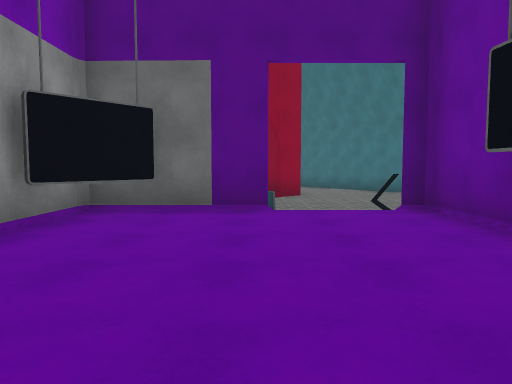
[1] (above)

24 first-person views from a walk through a Unity game level. The camera is 1.3 m above the floor, tilts 4° down and sees 70° across. The floor is counted in squares, 2 m on a side. Each view is taken from the middle of a square. On the plan, view 1 faces up. The plan holds only what a view shows up to about 11 squares ahead; the rest is blank. The place goes on beyond the plan. Surface patterns are stand-ins for the level's own textures.

[2]
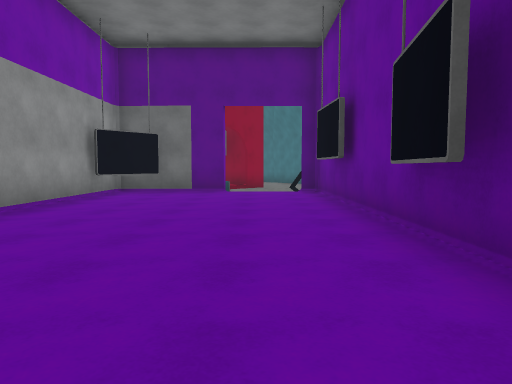

[3]
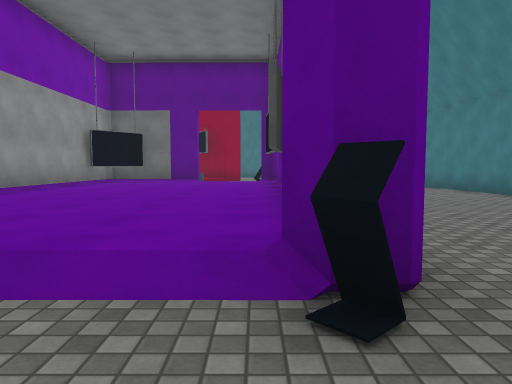

[4]
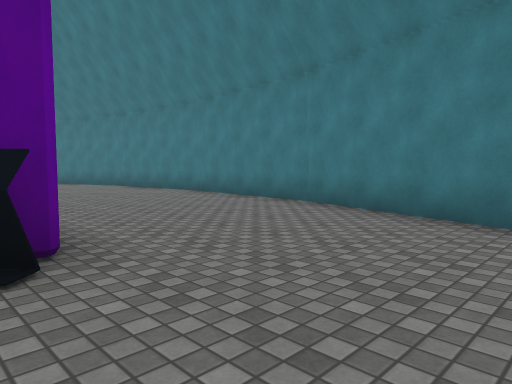

[5]
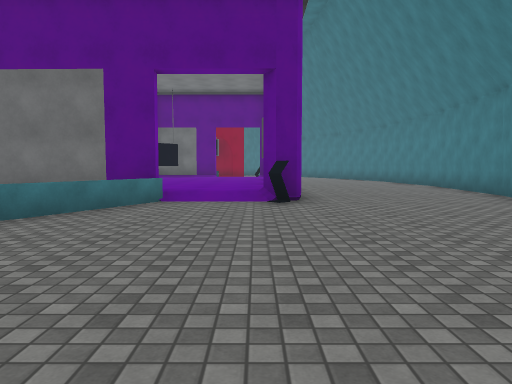

[6]
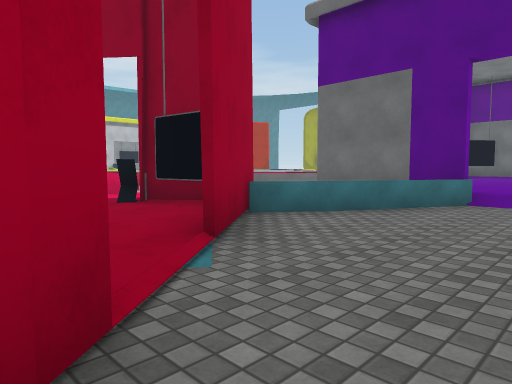

[7]
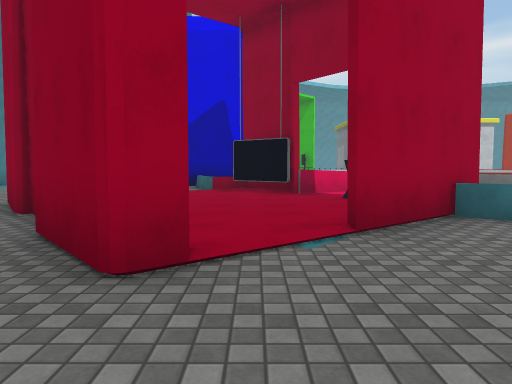

[8]
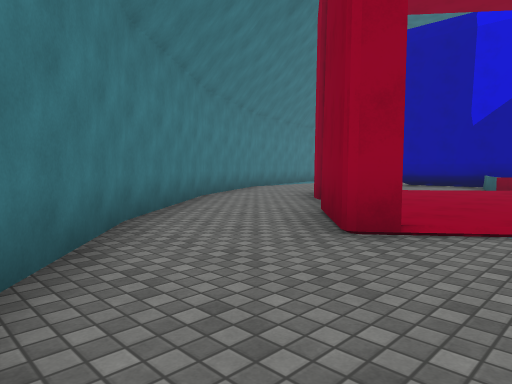

[9]
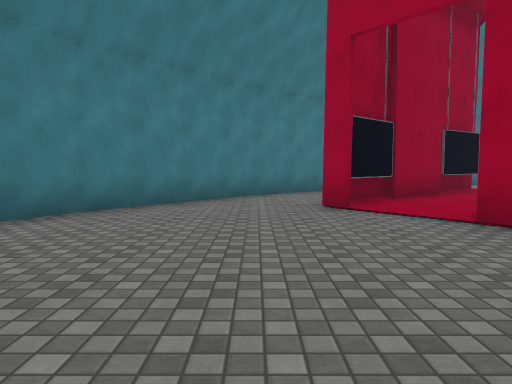

[10]
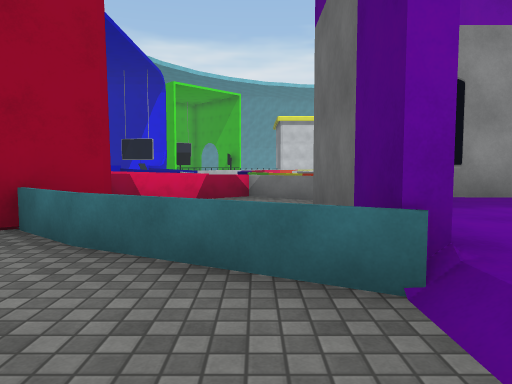

[11]
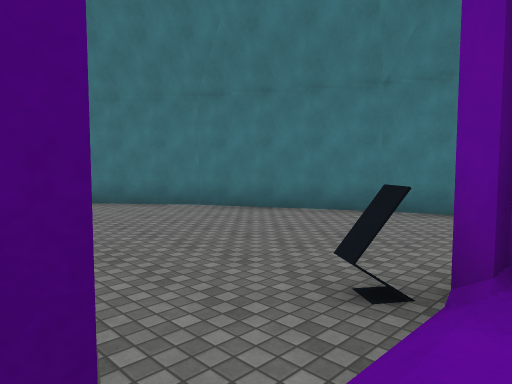

[12]
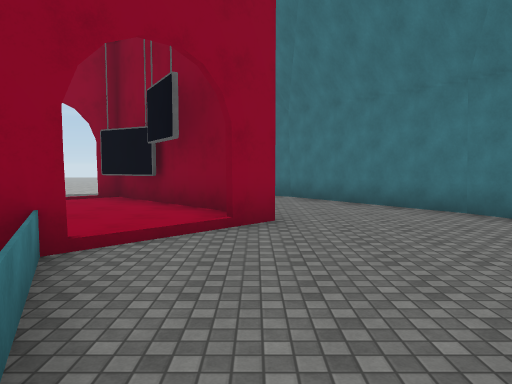

[13]
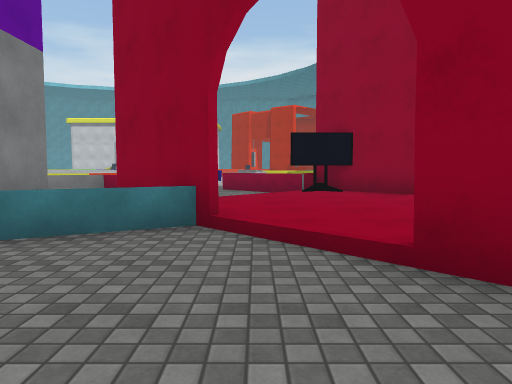

[14]
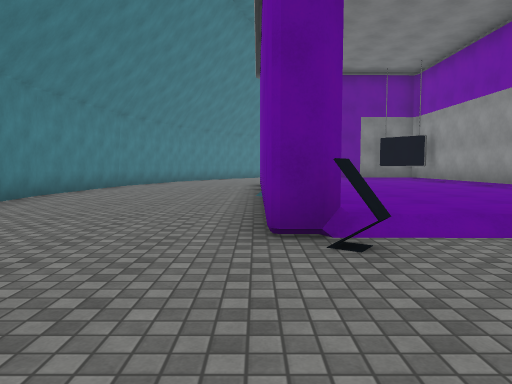

[15]
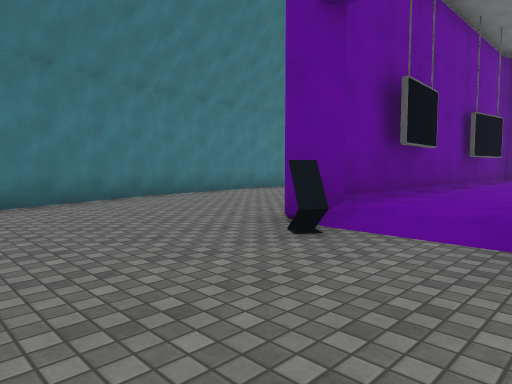

[16]
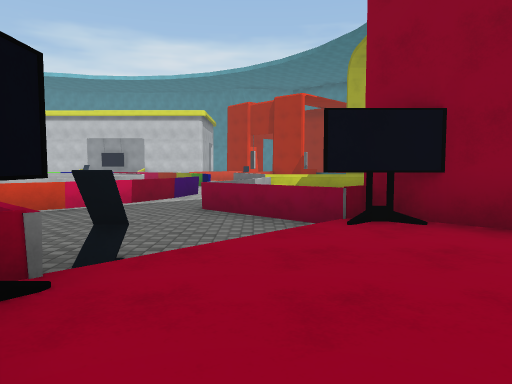

[17]
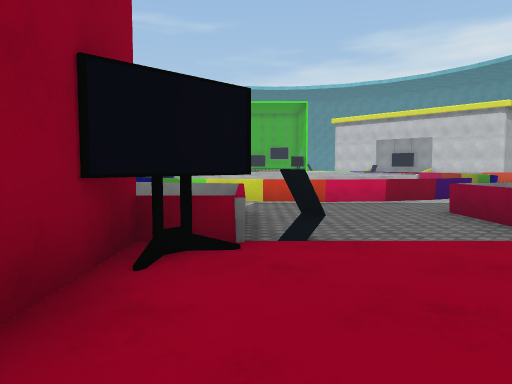

[18]
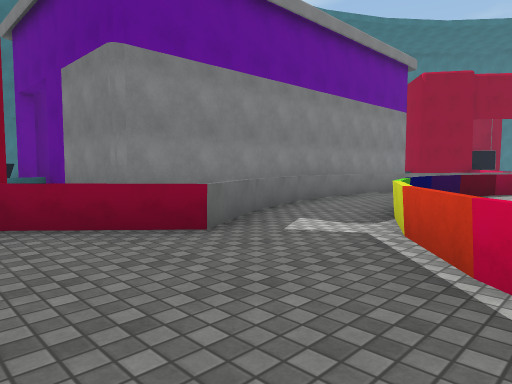

[19]
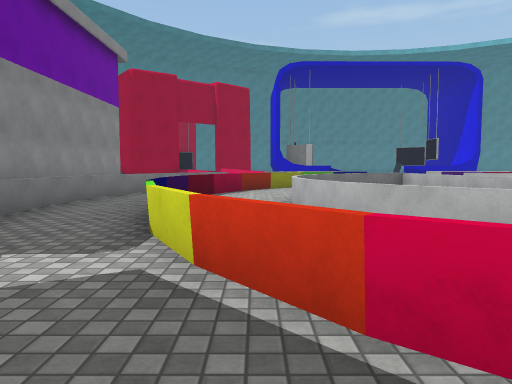

[20]
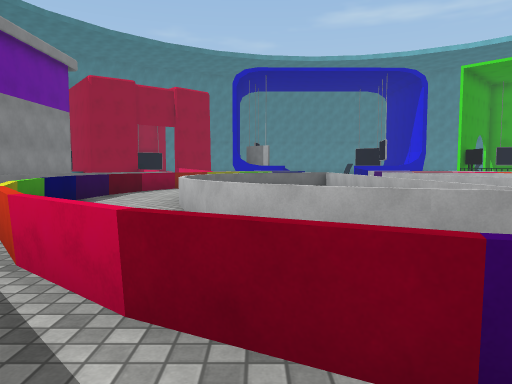

[21]
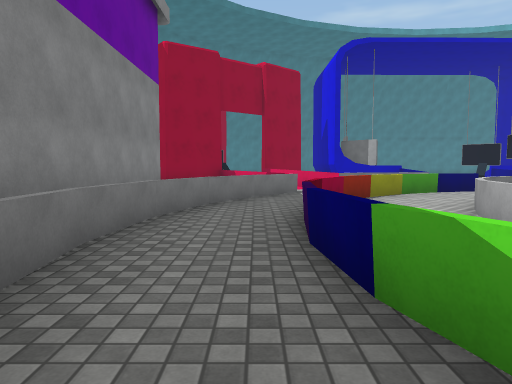

[22]
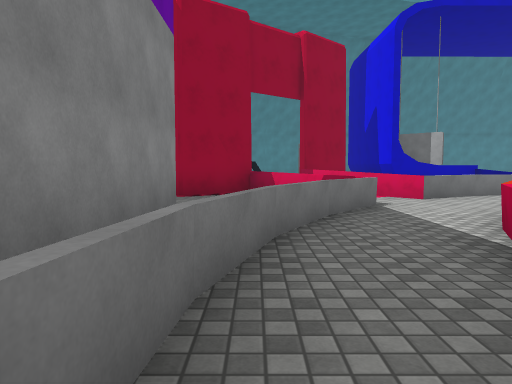

[23]
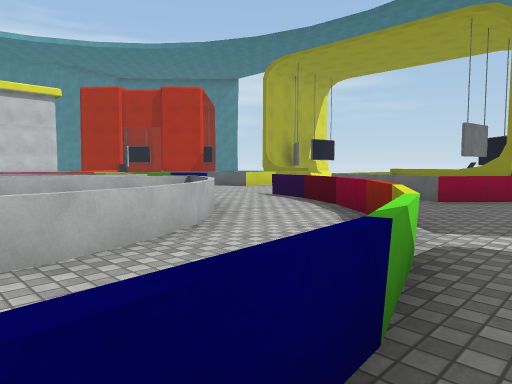

[24]
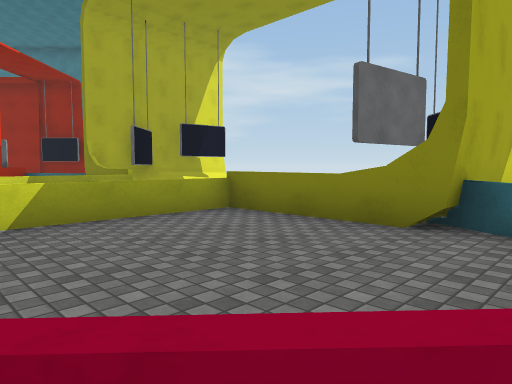

### Floor plan
Key: @ floor where view 1 was taken; # wall or solid block; x gap in a wall; . main floor; : floor 0.25 m higher than the main floor; / step, stairs or slope; = window, fence, low wall or low ledge.
Columns run from 11 left of view 1 to 8 right of it. Each row starts with its distance up from view 1.
 16     #
 15     #
 14     #    #    #
 13  =.=#   /## ..##
 12  =... #/..##...##
 11  =...#.....##...#
 10  =...=/.........##
  9   ===../.../.....#
  8 ....=..#//#......##
  7 .==.....=#........#
  6 ...==.==####.#....#
  5 ===#=..=##:::##...#
  4 = ==.=.=##::::#... #
  3 =  =.=..#:::::#....#
  2 =  =.=..#:::::#....#
  1 =  =.=..#:::::#....#
  0 =  =.=..#::@::#....#
 -1 =  =.=..#:::::#....#
 -2 = =..=.=#:::::#....#
 -3 ==..=x.=##::::#...##
 -4  ..=x==.####//#...#
 -5  ===.=.    .......#
 -6   ....=   =...... #
 -7   ===..=##.......
 -8  =   =.####.....
 -9  =   #....#.....#
-10  =####.........##
-11    #==.....#..##
-12    #......##..#
-13    #... ###..##
-14         #..###
-15        ...##
-16        . ##
-17        .#

Positions as (right, up) in squares from view 1, and headings:
1: (0, 0), facing up
2: (1, -4), facing up
3: (2, -6), facing up
4: (2, -7), facing up-right
5: (2, -11), facing up
6: (2, -11), facing up-left
7: (3, -10), facing left
8: (4, -9), facing down-left
9: (2, -5), facing down
10: (2, -5), facing left
11: (0, 5), facing up-right
12: (1, 5), facing up
13: (3, 9), facing left
14: (3, 9), facing down
15: (0, 9), facing down-right
16: (-1, 9), facing left
17: (-1, 10), facing down-left
18: (-8, 8), facing down-right
19: (-7, 7), facing down
20: (-9, 8), facing down
21: (-5, 4), facing down
22: (-4, 1), facing down
23: (-5, 1), facing up-left
24: (-6, 9), facing up-left
